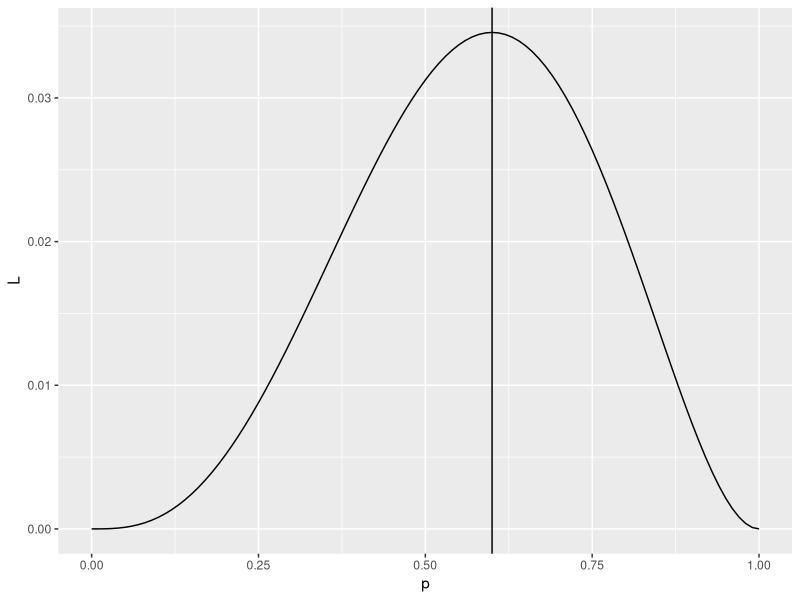
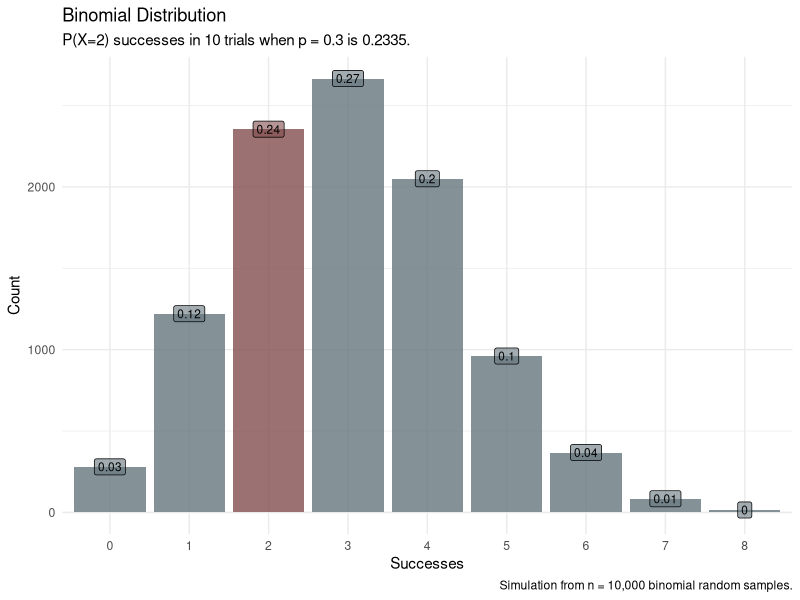
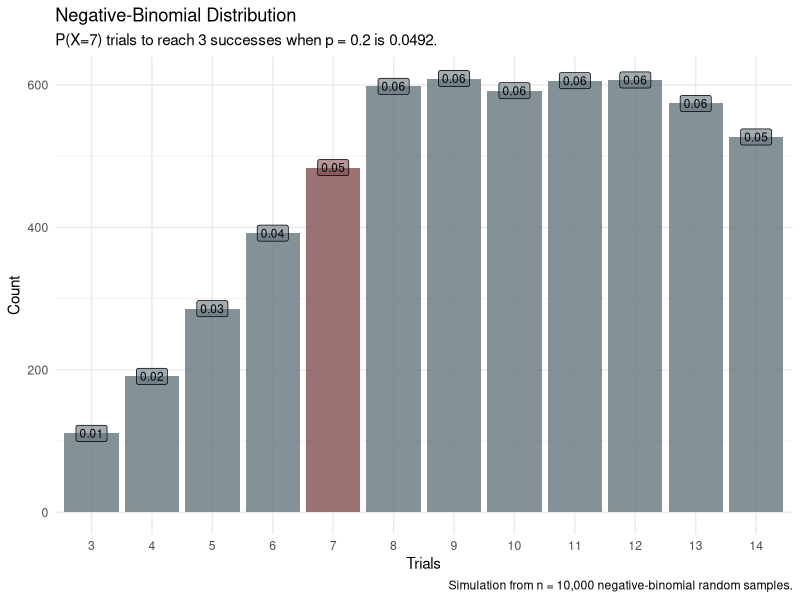
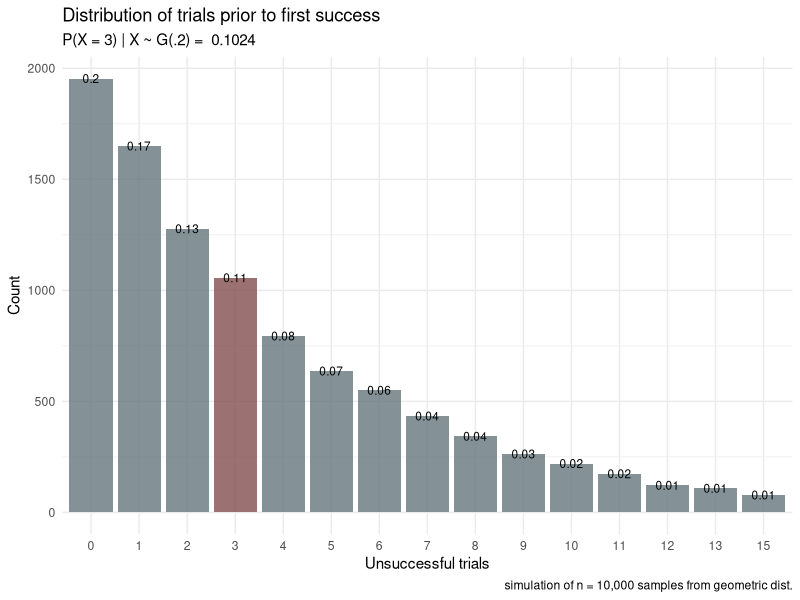
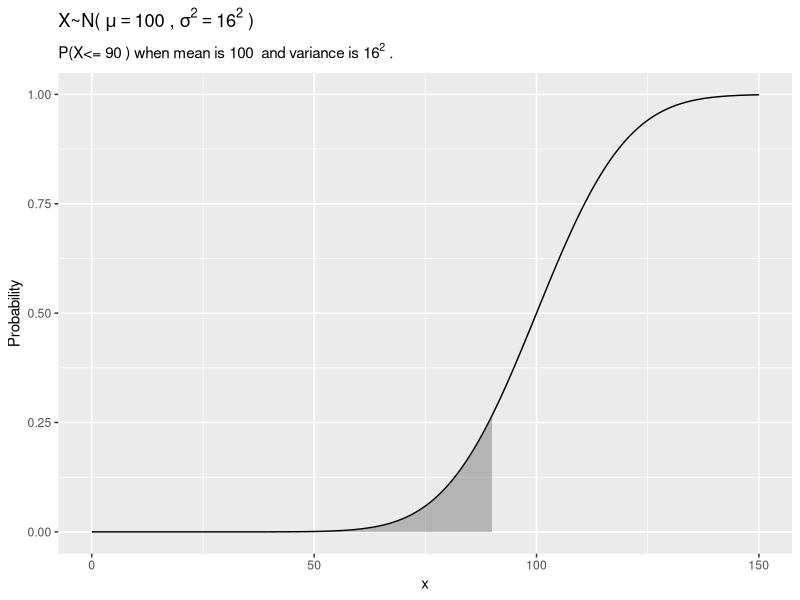
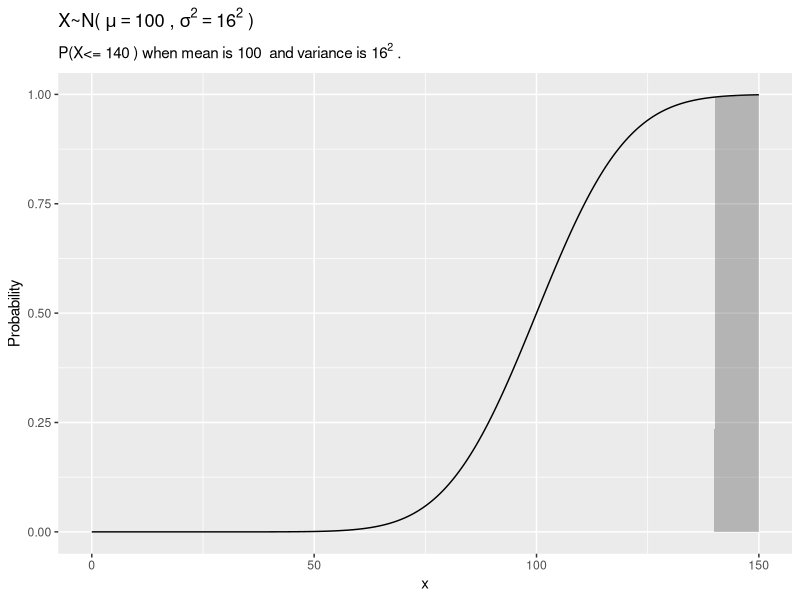
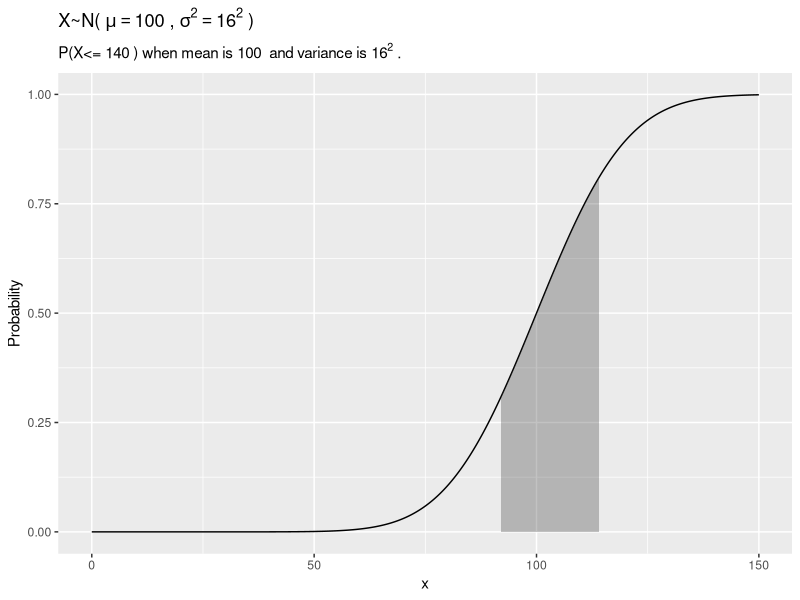
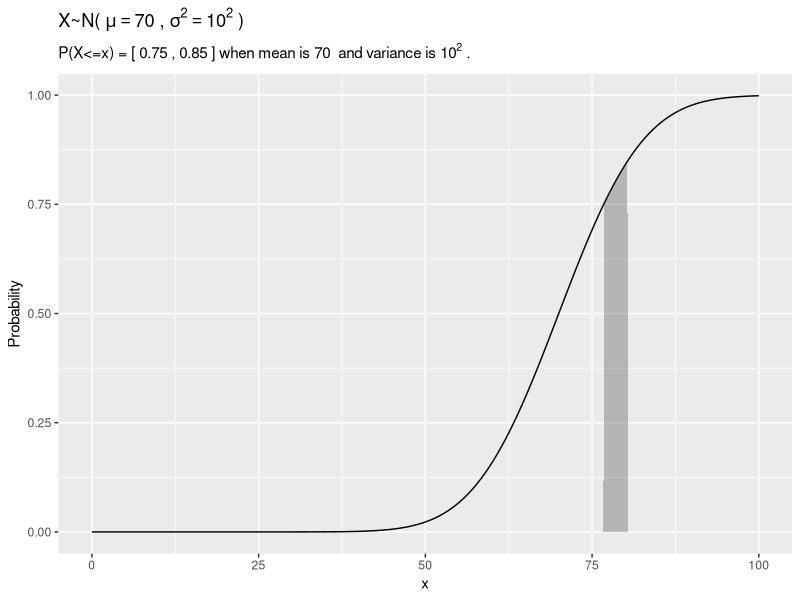

These charts were generated, in order, by the following R code:
## ---- chunk 1
my_colors <- list(blue = "#4a5F70",
                  beige = "#7f825f",
                  mauve = "#c2ae95",
                  red = "#824e4e",
                  grey = "#66777d")
## ---- chunk 2
library(tidyverse)
p <- 0:100*.01
L <- p^3 * (1 - p)^2
dat <- data.frame(L, p)
ggplot(dat, aes(x = p, y = L)) +
  geom_line() +
  geom_vline(xintercept = 0.6)
## ---- chunk 3
dbinom(x = 2, size = 10, prob = 0.3)
## ---- chunk 4
library(tidyverse)

data.frame(cnt = rbinom(n = 10000, size = 10, prob = 0.3)) %>%
  count(cnt) %>%
  ungroup() %>%
  mutate(pct = n / sum(n),
         X_eq_x = cnt == 2) %>%
  ggplot(aes(x = as.factor(cnt), y = n, fill = X_eq_x, label = pct)) +
  geom_col(alpha = 0.8) +
  scale_fill_manual(values = c(my_colors$grey, my_colors$red)) +
  geom_label(aes(label = round(pct, 2)), size = 3, alpha = .6) +
  theme_minimal() +
  theme(legend.position = "none") +
  labs(title = "Binomial Distribution", 
       subtitle = paste0("P(X=2) successes in 10 trials when p = 0.3 is ", round(dbinom(2, 10, 0.3), 4), "."),
       x = "Successes",
       y = "Count",
       caption = "Simulation from n = 10,000 binomial random samples.") 
## ---- chunk 5
pbinom(q = 2, size = 10, prob = 0.3, lower.tail = TRUE)
## ---- chunk 6
mean(rbinom(n = 10000, size = 25, prob = .3))
## ---- chunk 7
var(rbinom(n = 10000, size = 25, prob = .3))
## ---- chunk 8
p_a <- pbinom(q = 4, size = 10, prob = 0.6, lower.tail = TRUE)
p_b <- pbinom(q = 4, size = 10, prob = 0.7, lower.tail = TRUE)
p_a + p_b - (p_a * p_b)
## ---- chunk 9
df <- data.frame(
  x = rbinom(10000, 10, 0.6),
  y = rbinom(10000, 10, 0.7)
  )
mean(if_else(df$x <= 4 | df$y <= 4, 1, 0))
## ---- chunk 10
dnbinom(x = 4, size = 3, prob = 0.2)
## ---- chunk 11
data.frame(cnt = rnbinom(n = 10000, size = 3, prob = 0.2)) %>%
  count(cnt) %>%
  ungroup() %>%
  mutate(pct = n / sum(n),
         X_eq_x = cnt == 7-3,
         cnt = cnt + 3) %>%
  filter(cnt < 15) %>%
  ggplot(aes(x = as.factor(cnt), y = n, fill = X_eq_x, label = pct)) +
  geom_col(alpha = 0.8) +
  scale_fill_manual(values = c(my_colors$grey, my_colors$red)) +
  geom_label(aes(label = round(pct, 2)), size = 3, alpha = .6, check_overlap = TRUE) +
  theme_minimal() +
  theme(legend.position = "none") +
  labs(title = "Negative-Binomial Distribution", 
       subtitle = paste0("P(X=7) trials to reach 3 successes when p = 0.2 is ", round(dnbinom(4, 3, 0.2), 4), "."),
       x = "Trials",
       y = "Count",
       caption = "Simulation from n = 10,000 negative-binomial random samples.") 
## ---- chunk 12
dgeom(x = 3, prob = 0.20)
## ---- chunk 13
data.frame(cnt = rgeom(n = 10000, prob = 0.20)) %>%
  count(cnt) %>%
  top_n(n = 15, wt = n) %>%
  ungroup() %>%
  mutate(pct = round(n / sum(n), 2),
         X_eq_x = cnt == 3) %>%
  ggplot(aes(x = as.factor(cnt), y = n, fill = X_eq_x, label = pct)) +
  geom_col(alpha = 0.8) +
  scale_fill_manual(values = c(my_colors$grey, my_colors$red)) +
  geom_text(size = 3) +
  theme_minimal() +
  theme(legend.position = "none") +
  labs(title = "Distribution of trials prior to first success",
       subtitle = paste("P(X = 3) | X ~ G(.2) = ", round(dgeom(3, .2), 4)),
       x = "Unsuccessful trials",
       y = "Count",
       caption = "simulation of n = 10,000 samples from geometric dist.") 
## ---- chunk 14
my_mean = 100
my_sd = 16
my_x = 90
# exact
pnorm(q = my_x, mean = my_mean, sd = my_sd, lower.tail = TRUE)
# simulated
mean(rnorm(n = 10000, mean = my_mean, sd = my_sd) <= my_x)

library(dplyr)
library(ggplot2)

data.frame(x = 0:1500 / 10, 
           prob = pnorm(q = 0:1500 / 10, 
                        mean = my_mean, 
                        sd = my_sd, 
                        lower.tail = TRUE)) %>%
  mutate(cdf = ifelse(x > 0 & x <= my_x, prob, 0)) %>%
ggplot() +
  geom_line(aes(x = x, y = prob)) +
  geom_area(aes(x = x, y = cdf), alpha = 0.3) +
  labs(title = bquote('X~N('~mu==.(my_mean)~','~sigma^{2}==.(my_sd)^{2}~')'),
       subtitle = bquote('P(X<='~.(my_x)~') when mean is'~.(my_mean)~' and variance is'~.(my_sd)^{2}~'.'),
       x = "x",
       y = "Probability") 
## ---- chunk 15
my_mean = 100
my_sd = 16
my_x = 140
# exact
pnorm(q = my_x, mean = my_mean, sd = my_sd, lower.tail = FALSE)
# simulated
mean(rnorm(n = 10000, mean = my_mean, sd = my_sd) > my_x)

library(dplyr)
library(ggplot2)

data.frame(x = 0:1500 / 10, 
           prob = pnorm(q = 0:1500 / 10, 
                        mean = my_mean, 
                        sd = my_sd, 
                        lower.tail = TRUE)) %>%
  mutate(cdf = ifelse(x > my_x & x < 1000, prob, 0)) %>%
ggplot() +
  geom_line(aes(x = x, y = prob)) +
  geom_area(aes(x = x, y = cdf), alpha = 0.3) +
  labs(title = bquote('X~N('~mu==.(my_mean)~','~sigma^{2}==.(my_sd)^{2}~')'),
       subtitle = bquote('P(X<='~.(my_x)~') when mean is'~.(my_mean)~' and variance is'~.(my_sd)^{2}~'.'),
       x = "x",
       y = "Probability") 
## ---- chunk 16
my_mean = 100
my_sd = 16
my_x_l = 92
my_x_h = 114
# exact
pnorm(q = my_x_h, mean = my_mean, sd = my_sd, lower.tail = TRUE) -
  pnorm(q = my_x_l, mean = my_mean, sd = my_sd, lower.tail = TRUE)

library(dplyr)
library(ggplot2)

data.frame(x = 0:1500 / 10, 
           prob = pnorm(q = 0:1500 / 10, 
                        mean = my_mean, 
                        sd = my_sd, 
                        lower.tail = TRUE)) %>%
  mutate(cdf = ifelse(x > my_x_l & x <= my_x_h, prob, 0)) %>%
ggplot() +
  geom_line(aes(x = x, y = prob)) +
  geom_area(aes(x = x, y = cdf), alpha = 0.3) +
  labs(title = bquote('X~N('~mu==.(my_mean)~','~sigma^{2}==.(my_sd)^{2}~')'),
       subtitle = bquote('P(X<='~.(my_x)~') when mean is'~.(my_mean)~' and variance is'~.(my_sd)^{2}~'.'),
       x = "x",
       y = "Probability") 
## ---- chunk 17
my_mean = 70
my_sd = 10
my_pct_l = .75
my_pct_h = .85

qnorm(p = my_pct_l, mean = my_mean, sd = my_sd, lower.tail = TRUE)
qnorm(p = my_pct_h, mean = my_mean, sd = my_sd, lower.tail = TRUE)

library(dplyr)
library(ggplot2)

data.frame(x = 0:1000 / 10, 
           prob = pnorm(q = 0:1000 / 10, 
                        mean = my_mean, 
                        sd = my_sd, 
                        lower.tail = TRUE)) %>%
  mutate(cdf = ifelse(prob > my_pct_l & prob <= my_pct_h, prob, 0)) %>%
ggplot() +
  geom_line(aes(x = x, y = prob)) +
  geom_area(aes(x = x, y = cdf), alpha = 0.3) +
  labs(title = bquote('X~N('~mu==.(my_mean)~','~sigma^{2}==.(my_sd)^{2}~')'),
       subtitle = bquote('P(X<=x) = ['~.(my_pct_l)~','~.(my_pct_h)~'] when mean is'~.(my_mean)~' and variance is'~.(my_sd)^{2}~'.'),
       x = "x",
       y = "Probability") 
## ---- chunk 18
my_x = 460
my_p = 0.50
my_n = 1000

my_mean = my_p * my_n
my_sd = round(sqrt(my_n * my_p * (1 - my_p)), 1)

# Exact binomial
pbinom(q = my_x, size = my_n, prob = my_p, lower.tail = TRUE)

# Normal approximation
pnorm(q = my_x, mean = my_p * my_n, sd = sqrt(my_n * my_p * (1 - my_p)), lower.tail = TRUE)

library(dplyr)
library(ggplot2)
library(tidyr)

data.frame(x = 400:600, 
           Normal = pnorm(q = 400:600, 
                        mean = my_p * my_n, 
                        sd = sqrt(my_n * my_p * (1 - my_p)), 
                        lower.tail = TRUE),
           Binomial = pbinom(q = 400:600, 
                        size = my_n, 
                        prob = my_p, 
                        lower.tail = TRUE)) %>%
  gather(key = "Distribution", value = "cdf", c(-x)) %>%
  ggplot(aes(x = x, y = cdf, color = Distribution)) +
  geom_line() +
  labs(title = bquote('X~B(n='~.(my_n)~', p='~.(my_p)~'),  '~'X~N('~mu==.(my_mean)~','~sigma^{2}==.(my_sd)^{2}~')'),
       subtitle = "Normal approximation to the binomial",
       x = "x",
       y = "Probability") 
## ---- chunk 19
my_x = 9
my_lambda = 6.5
my_sd = round(sqrt(my_lambda), 2)

# Exact Poisson
ppois(q = my_x - 1, lambda = my_lambda, lower.tail = FALSE)

# Normal approximation
pnorm(q = my_x - 0.5, mean = my_lambda, sd = my_sd, lower.tail = FALSE)

library(dplyr)
library(ggplot2)
library(tidyr)

data.frame(x = 0:200 / 10, 
           Normal = pnorm(q = 0:200 / 10, 
                        mean = my_lambda, 
                        sd = my_sd, 
                        lower.tail = TRUE),
           Poisson = ppois(q = 0:200 / 10, 
                        lambda = my_lambda, 
                        lower.tail = TRUE)) %>%
  gather(key = "Distribution", value = "cdf", c(-x)) %>%
  ggplot(aes(x = x, y = cdf, color = Distribution)) +
  geom_line() +
  labs(title = bquote('X~P('~lambda~'='~.(my_lambda)~'),  '~'X~N('~mu==.(my_lambda)~','~sigma^{2}==.(my_lambda)~')'),
       subtitle = "Normal approximation to the Poisson",
       x = "x",
       y = "Probability") 
## ---- chunk 20
my_mu = 160
my_sigma = 20
my_n = 5
my_x = 150

my_se = round(my_sigma / sqrt(my_n), 1)

pnorm(q = my_x, mean = my_mu, sd = my_sigma / sqrt(my_n), lower.tail = TRUE)

library(dplyr)
library(ggplot2)

data.frame(x = 1000:2000 / 10, 
           prob = pnorm(q = 1000:2000 / 10, 
                        mean = my_mu, 
                        sd = my_sigma / sqrt(my_n), 
                        lower.tail = TRUE)) %>%
  mutate(cdf = ifelse(x > 0 & x <= my_x, prob, 0)) %>%
ggplot() +
  geom_line(aes(x = x, y = prob)) +
  geom_area(aes(x = x, y = cdf), alpha = 0.3) +
  labs(title = bquote('X~N('~mu==.(my_mu)~','~sigma^{2}==.(my_se)^{2}~')'),
       subtitle = bquote('P(X<='~.(my_x)~') when mean is'~.(my_mu)~' and variance is'~sigma~'/sqrt(n)'~.(my_se)^{2}~'.'),
       x = "x",
       y = "Probability") 
## ---- chunk 21
knitr::include_app("https://mpfoley73.shinyapps.io/shiny_dist/", 
  height = "600px")
